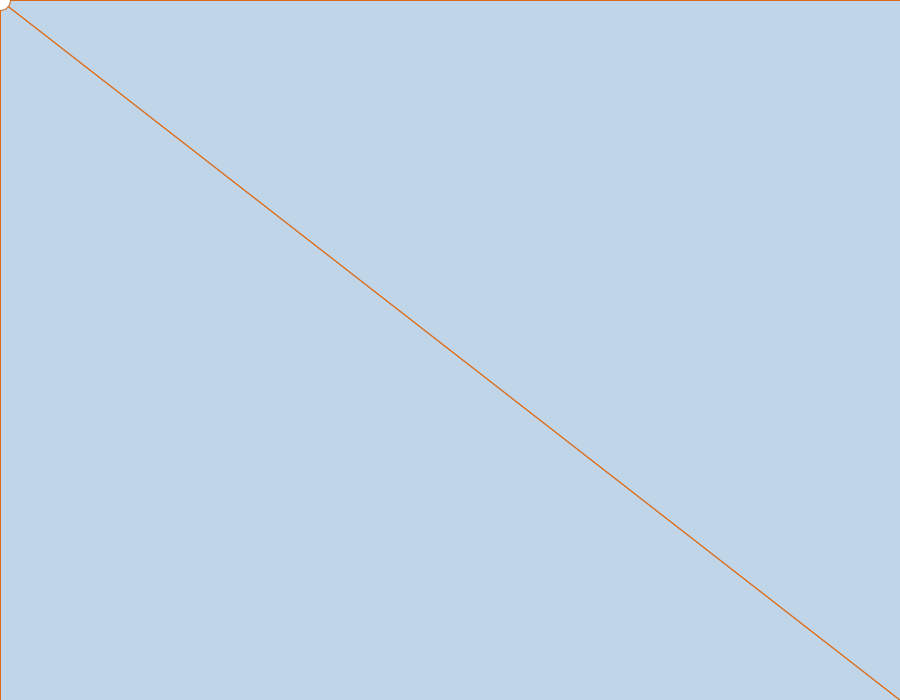
Frame 1 (no input)
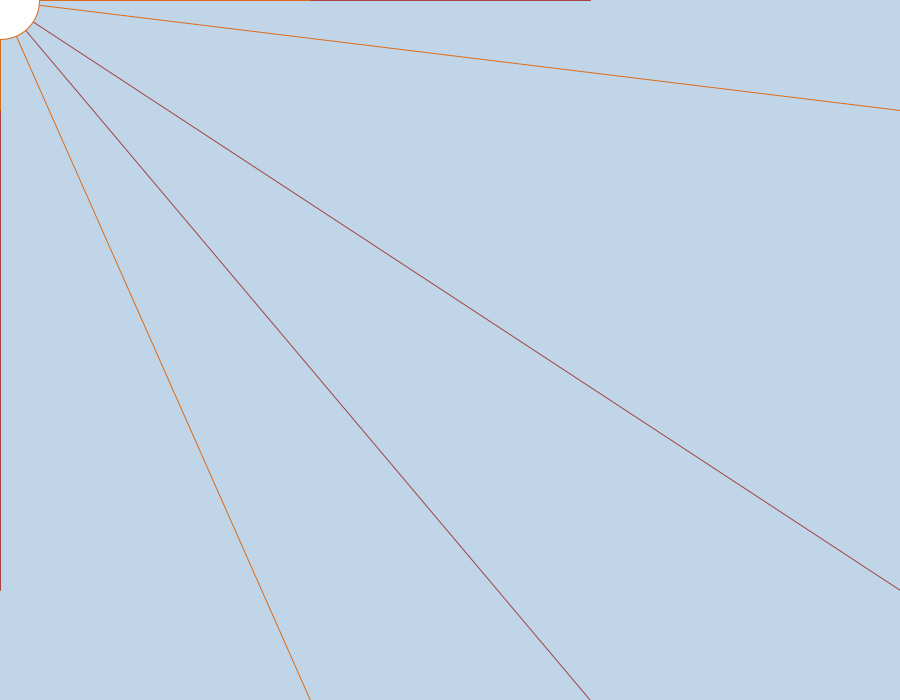
Frame 60 (the mouse pressed at the canvas centre just before this capture)
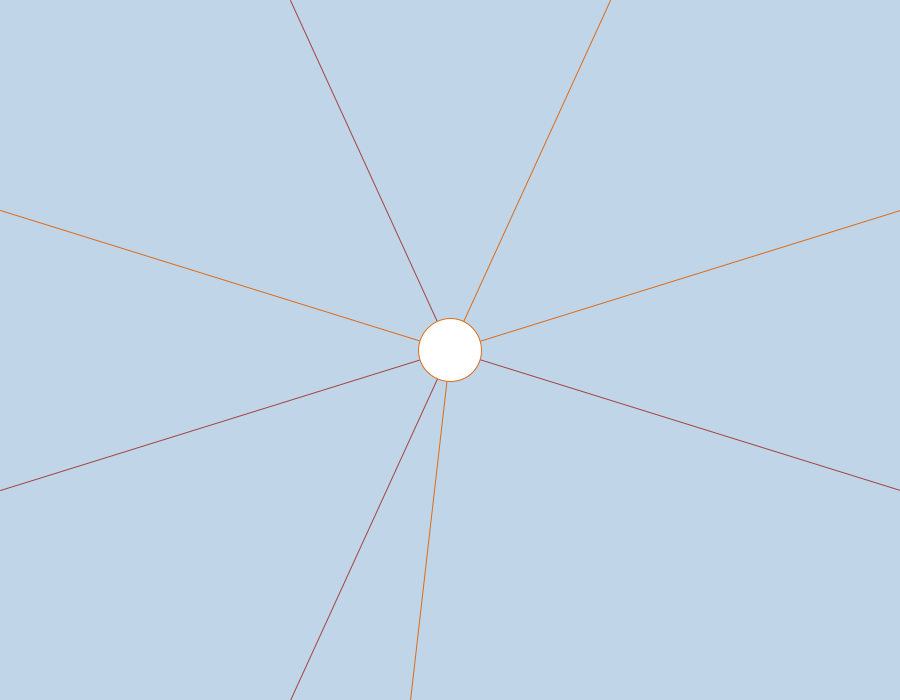
Frame 120 (the mouse held since frame 60 and released just before this capture)

The Processing sketch that drew these frames (run headless with seeded random() and noise(); from frame 60 on, the mouse is pressed at the canvas centre):

// Processing sketch: Version_de_rayas_con_centro_interactivo
// ── Version_de_rayas_con_centro_interactivo.pde
//Area de variables globales
int anchoLienzo = 900;
int altoLienzo = 700;

int incremento = 10;

int contadorFrames = 0;

int diametro = 20;
boolean creciendo = true;

void setup(){ //esta funcion se ejecuta una vez al inicio del programa
  size(900, 700);
}


void draw(){ //esta funcion se ejecuta cada frame  y redibuja el lienzo
  background(#C0D6E8);
  stroke(#A34343);
  
  int posY = contadorFrames % altoLienzo;
  int posX = contadorFrames % anchoLienzo;
  
  line(0, posY, mouseX, mouseY);
  line(posX, altoLienzo, mouseX, mouseY);
  line(anchoLienzo, posY, mouseX, mouseY);
  line(posX, 0, mouseX, mouseY);
  
  stroke(#DC6B19);
  line(0, altoLienzo - posY, mouseX, mouseY);
  line(anchoLienzo - posY, altoLienzo, mouseX, mouseY);
  line(anchoLienzo, altoLienzo - posY, mouseX, mouseY);
  line(anchoLienzo - posX, 0, mouseX, mouseY);
  
  circle(mouseX, mouseY,diametro);
  if(creciendo)
  {//esta creciendo
    diametro++;
  }
  else
  {//esta decreciendo
    diametro--;
  }
  
  if (diametro > 100)//llego a su tamaño max
  {
    creciendo = false;
  }
  
  if(diametro < 20)//llego a su tamaño minimo
  {
    creciendo = true;
  }
  
  contadorFrames+=incremento;
  println("Redibujando mediante draw" + contadorFrames);

}
